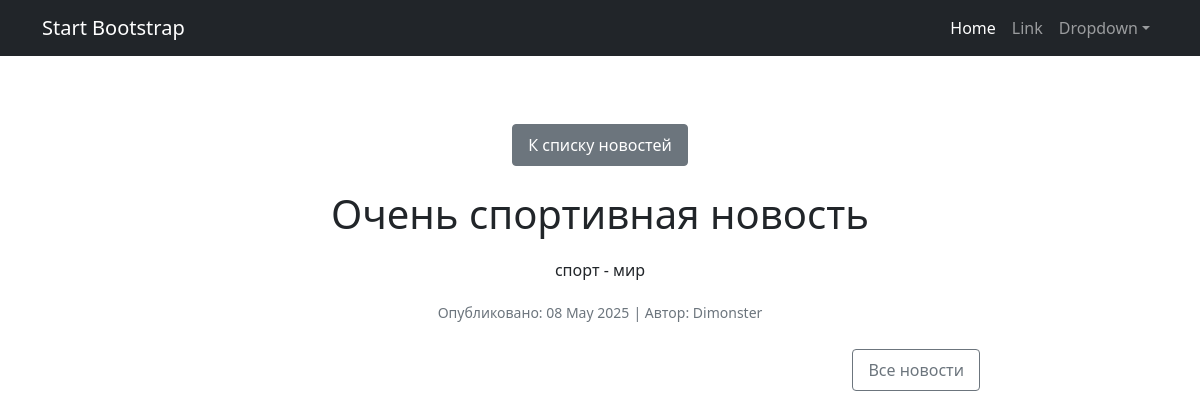
The page /news/16 on the database its author committed.
### info/models.py (models this page shows, shortened)
class Post(models.Model):
    ARTICLE = 'AR'
    NEWS = 'NW'
    TYPE_CHOICES = [
        (ARTICLE, 'Статья'),
        (NEWS, 'Новость'),
    ]
    author = models.ForeignKey(User, on_delete=models.CASCADE, related_name='posts')
    type = models.CharField(max_length=2, choices=TYPE_CHOICES, default=NEWS)
    created_at = models.DateTimeField(auto_now_add=True)
    categories = models.ManyToManyField('Category', through='PostCategory')
    title = models.CharField(max_length=255)
    content = models.TextField()
    rating = models.IntegerField(default=0)

### info/views.py (the view)
# urls.py: path('news/<int:news_id>', news_detail, name='news_detail'),
def news_detail(request, news_id):
    post = get_object_or_404(Post, pk=news_id)
    return render(request, 'news_detail.html', {'post': post})

### accounts/templatetags/auth_extras.py (called while the page is built)
@register.filter(name='in_group')
def in_group(user, group_name):
    return user.groups.filter(name=group_name).exists()

### info/templatetags/my_filters.py (called while the page is built)
@register.filter(name='censor')
def censor(value):
    for pattern in BAD_PATTERNS:
        regex_pattern = re.compile(pattern, re.IGNORECASE)  # Игнорирование регистра
        value = regex_pattern.sub(lambda x: '*' * len(x.group()), value)
    return value

### templates/news_detail.html (shortened to what this page needs)
{% extends 'default.html' %}
{% load my_filters %}
{% load auth_extras %}
{% block content %}
<div class="news-detail">
    <div class="mb-4">
        <a href="{% url 'news' %}" class="btn btn-secondary">
             К списку новостей
        </a>
    </div>
    <h1>{{ post.title|censor }}</h1>
    <div class="news-content">
        <p>{{ post.content|censor }}</p>
        <p class="news-meta">
            <small>Опубликовано: {{ post.created_at|date:"d M Y" }}</small>
            {% if post.author %}
            <small> | Автор: {{ post.author.username }}</small>
            {% endif %}
        </p>
    </div>
    <div class="d-flex justify-content-between mt-4">
        <a href="{% url 'news' %}" class="btn btn-outline-secondary">
             Все новости
        </a>
    </div>
</div>
{% endblock content %}

### templates/news_detail.html (style rules this page uses)
.news-detail { max-width: 800px; margin: 0 auto; padding: 20px; }
.news-content { margin-top: 20px; line-height: 1.6; }
.news-meta { color: #6c757d; margin-top: 15px; }
.btn { padding: 8px 15px; border-radius: 4px; text-decoration: none; transition: all 0.3s; }
.btn-secondary { background-color: #6c757d; color: white; }
.btn-outline-secondary { border: 1px solid #6c757d; color: #6c757d; }

### rows shown on the page
Post: title|censor "Очень спортивная новость", content|censor "спорт - мир", created_at "08 May 2025", author.username "Dimonster"
